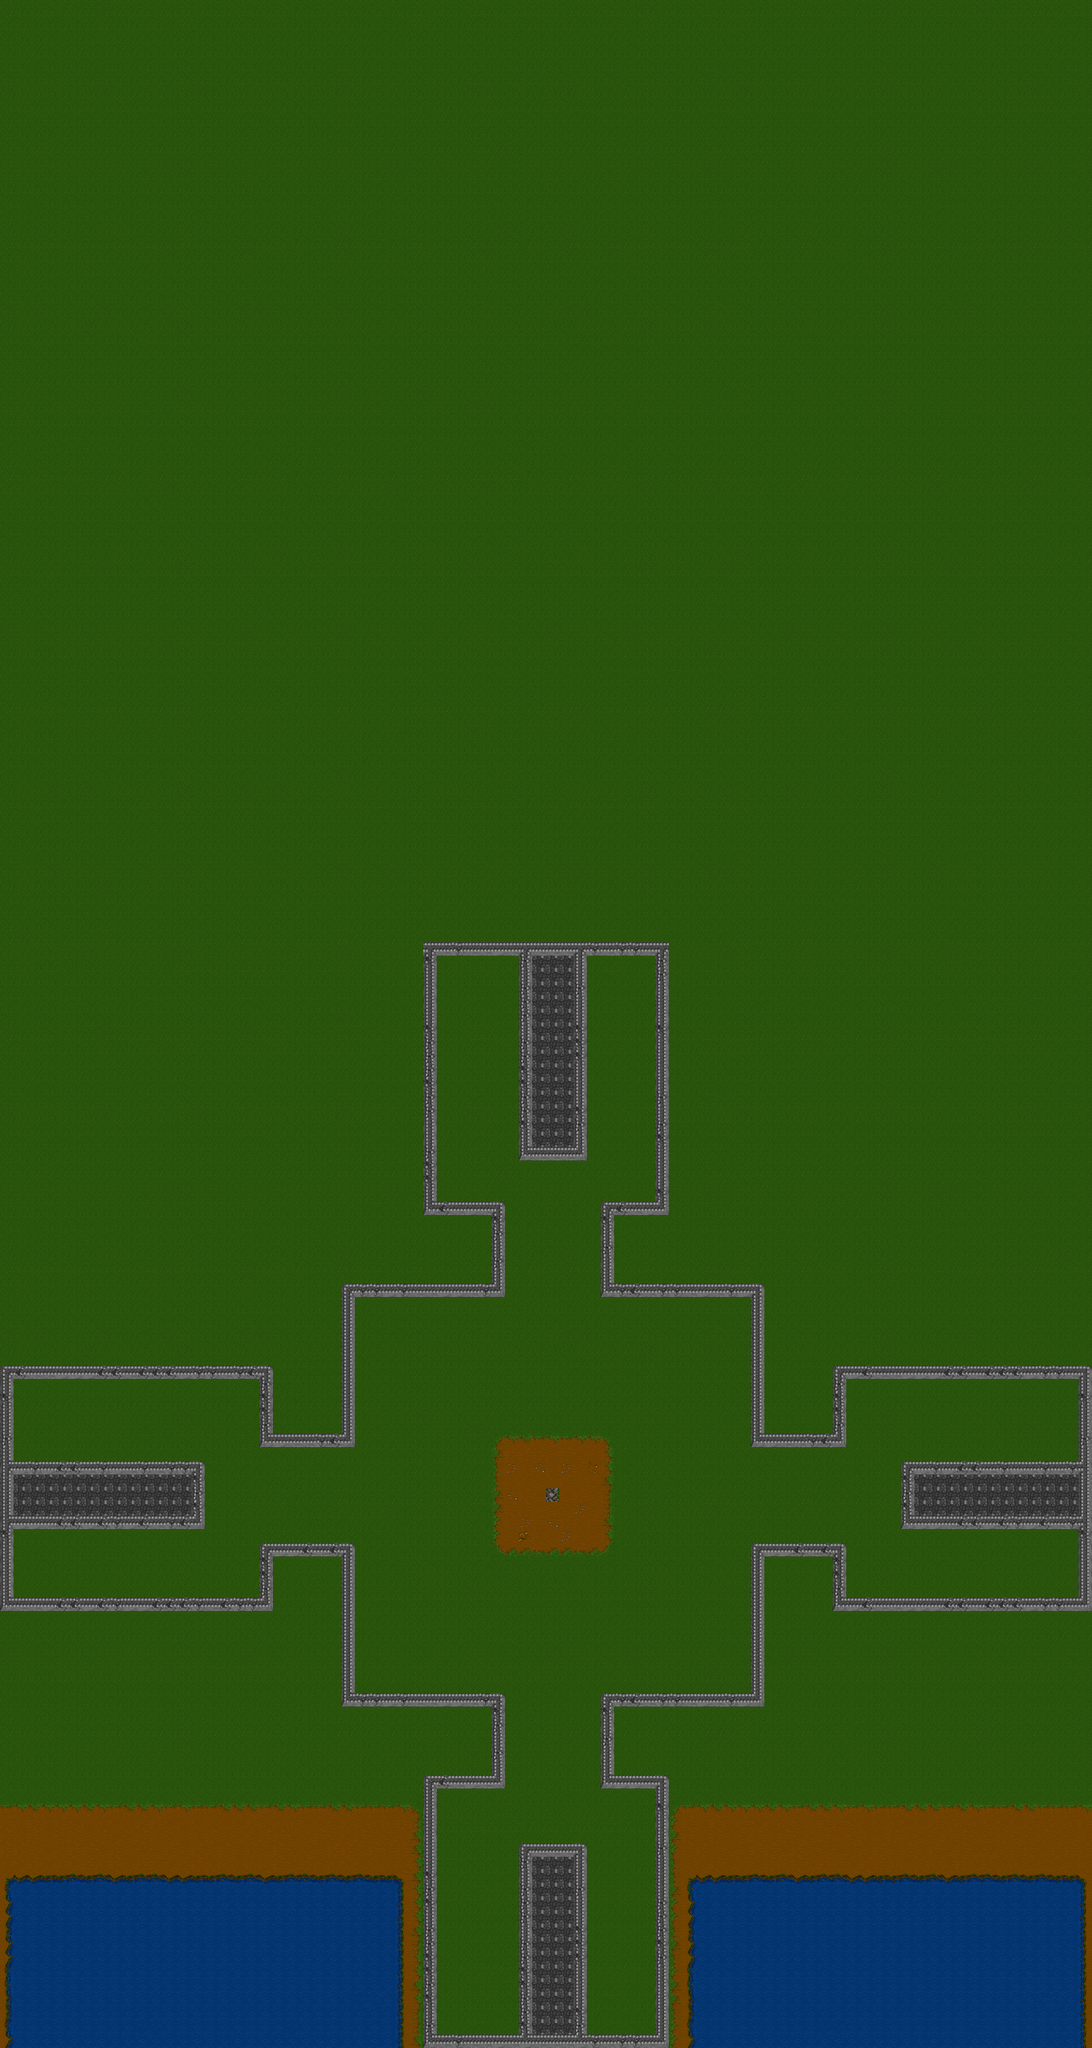

Tiled map render using the project's own tile images. Description and the map definition, with tile-layer contents summarised, below:
An orthogonal 80x150 tile map with 32x32 px tiles, 1 tile layer (BaseLayer).

<map version="1.0" orientation="orthogonal" renderorder="right-down" width="80" height="150" tilewidth="32" tileheight="32" nextobjectid="1">
 <tileset firstgid="1" name="Wc2-Tiles" tilewidth="32" tileheight="32" tilecount="380" columns="19">
  <image source="../Wc2-Tiles.png" width="608" height="640" />
 </tileset>
 <layer name="BaseLayer" width="80" height="150">
  <data>[12000 cells, 12000 non-empty, 54 distinct tile ids]</data>
 </layer>
</map>
